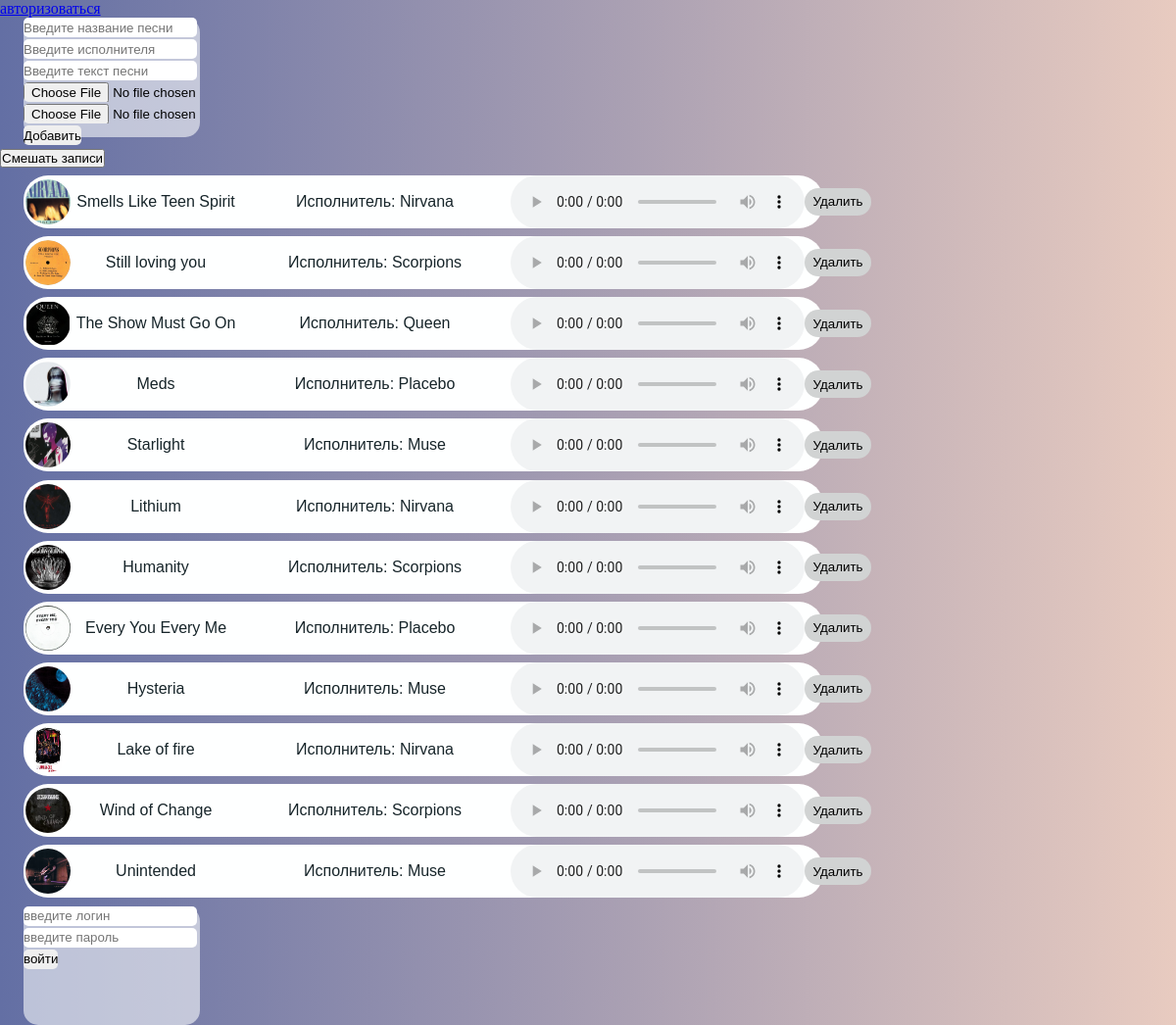
The page / on the database its author committed.
### tables this page shows
CREATE TABLE `songs` (
  `song_id` int NOT NULL,
  `title` varchar(30) NOT NULL,
  `photo` varchar(50) NOT NULL,
  `author` varchar(30) NOT NULL,
  `text` text NOT NULL,
  `audio_file` varchar(50) NOT NULL,
  `author_id` int DEFAULT NULL
);

### index.php (the view, shortened to what this page needs)
<!DOCTYPE html>
<html lang="en">
<head>
    <link rel="stylesheet" href="style.css">
</head>
<header><p class="profile"><a href="#form-auth">авторизоваться</a></p>
</header>
<body>
    <form class="form__insert" id="insert-song" enctype="multipart/form-data">
  <input type="text"     name="title" id="title" placeholder="Введите название песни"     required><br>
  <input type="text"     name="author" id="author" placeholder="Введите исполнителя" required><br>
  <input type="text"     name="text" id="text" placeholder="Введите текст песни" required><br>
  <input type="file"     name="picture" id="picture" placeholder="Загрузите обложку песни"><br>
  <input type="file"     name="audio" id="audio" placeholder="Загрузите песню"><br>
  <input type="submit"   value="Добавить">
    </form>
    <button class="random" id="random" >Смешать записи</button>
    <div class="content">
<?php
$link = mysqli_connect("localhost", "root", "", "progect");
mysqli_set_charset($link, "utf8");
$sql = "SELECT * FROM `songs`";
$result = $link->query($sql);
while ($row = $result->fetch_assoc())
{
  echo "<div class='audio_'>
  <div class='song' data-id='$row[song_id]'>
          <img class='song__img' src='$row[photo]' alt='Обложка песни'>
          <h2>$row[title]</h2>
          <p class='author'>Исполнитель: $row[author]</p>
          <audio class='player'
        controls
        src='$row[audio_file]'>
    </audio>
          <button class='delete' id='delete'>Удалить</button>
        </div>
        </div>";
}
?>
</div>
<form id="form-auth"  method="POST" action="auth.php">
<input type="text"        id="login"    name="login"    placeholder="введите логин"   required><br>
<input type="password"    id="password" name="password" placeholder="введите пароль"  required><br>
<input type="submit" value="войти">
</form>
</body>
</html>

### style.css (style rules this page uses)
* { margin: 0; padding: 0; box-sizing: border-box; }
html { background: #E8CBC0; background: -webkit-linear-gradient(to right, #636FA4, #E8CBC0); background: linear-gradient(to right, #636FA4, #E8CBC0); display: grid; grid-template-rows: 30% auto ; }
.song__img { width: 46px; height: 46px; }
img { width: 20px; height: 20px; }
.audio_ { align-items: center; }
.song { display: grid; align-items: center; place-items: center; background-color: #FEFFFF; grid-template-columns: 50px 170px 277px auto auto; border-radius: 25px; margin-top: 1%; margin-bottom: 1%; }
h2 { display: block; text-align: left; color: #17252A; font-size: medium; font-family: Arial, Helvetica, sans-serif; font-weight: 100; }
.song__img { border-radius: 50px; }
.author { color: #17252A; align-items: center; font-family: Arial, Helvetica, sans-serif; font-size: medium; font-weight: 100; }
.player { align-items: center; }
.content { align-items: center; margin-left: 2%; margin-right: 30%; }
.delete { border-radius: 25px; border: none; background-color: #d1d3d3; height: 28px; width: 68px; cursor: pointer; }
form { width: 15%; height: 40%; margin-bottom: 1%; background-color: #feffff93; border-radius: 15px; margin-left: 2%; }
input { border-radius: 5px; height: 20px; border: none; margin-bottom: 2px; }

### rows shown on the page
songs: shows a picture, title "Smells Like Teen Spirit", author "Nirvana"
songs: shows a picture, title "Still loving you", author "Scorpions"
songs: shows a picture, title "The Show Must Go On", author "Queen"
songs: shows a picture, title "Meds", author "Placebo"
songs: shows a picture, title "Starlight", author "Muse"
songs: shows a picture, title "Lithium", author "Nirvana"
songs: shows a picture, title "Humanity", author "Scorpions"
songs: shows a picture, title "Every You Every Me", author "Placebo"
songs: shows a picture, title "Hysteria", author "Muse"
songs: shows a picture, title "Lake of fire", author "Nirvana"
songs: shows a picture, title "Wind of Change", author "Scorpions"
songs: shows a picture, title "Unintended", author "Muse"
